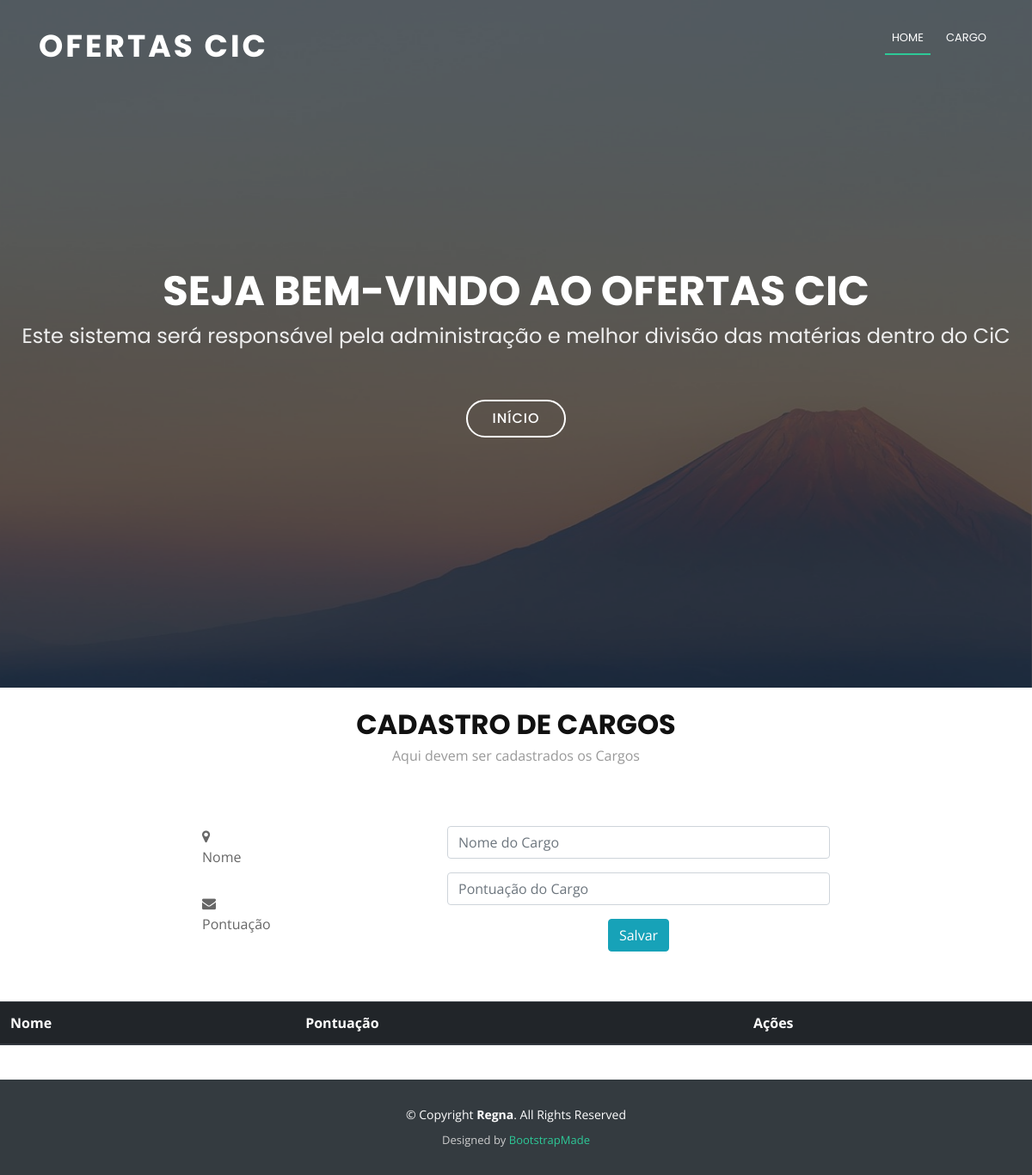
The page /cms/cadastroCargo/ on the database as committed earlier.
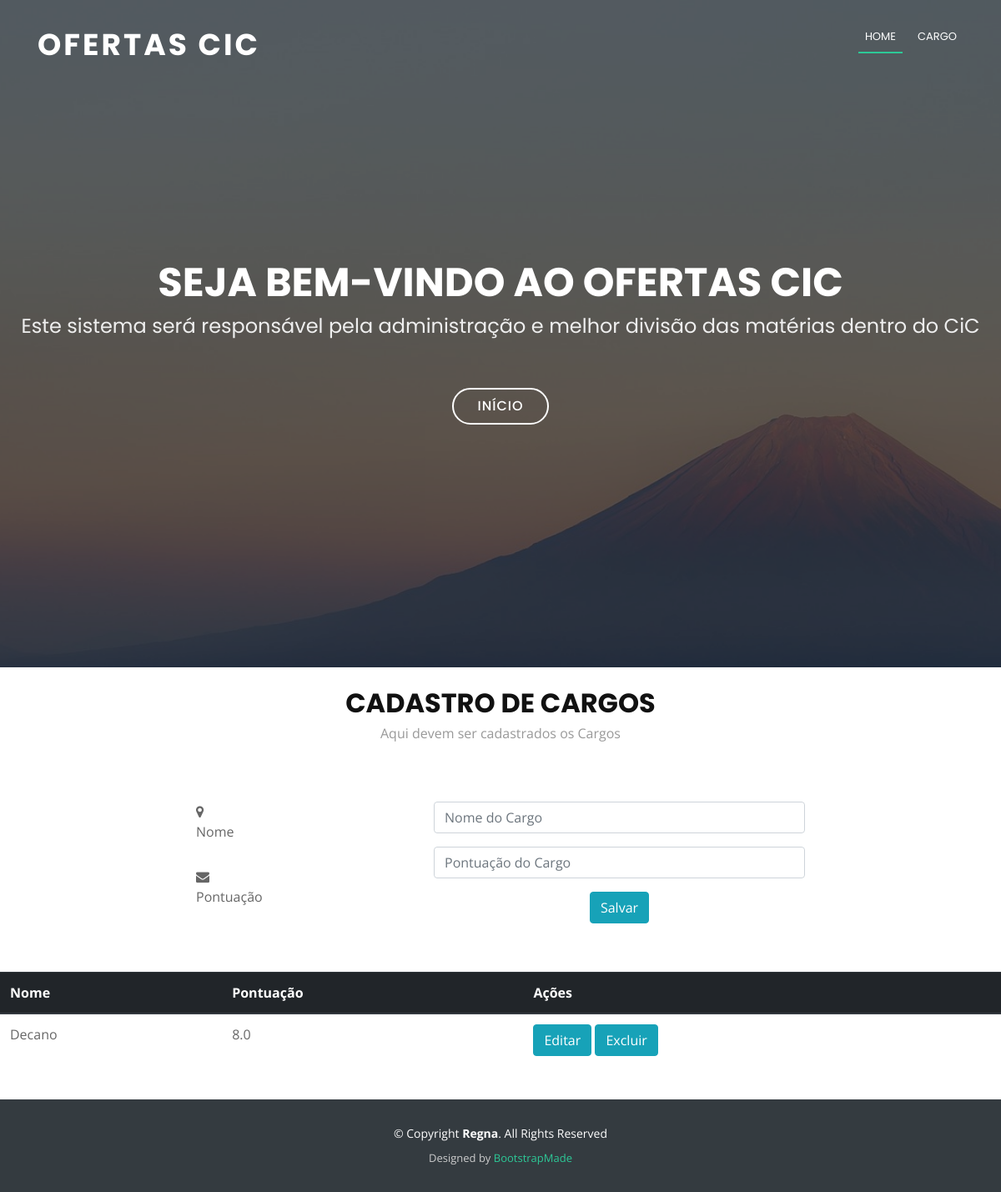
The same page on the database as committed later.
### cms/models.py (models this page shows)
class cargo (models.Model):
    id_cargo = models.AutoField(primary_key = True)
    nome = models.CharField('Nome do cargo', max_length = 500)
    ativo = models.BooleanField(default = True)
    pontos = models.FloatField('Cadastro dos pontos', null = False, default = 0.0)
    objects = cargo_manager()

### cms/views.py (the view)
def cadastroCargo(request):
    context = {}
    if request.method == 'POST':
        form = CargoForm()
        nome = request.POST.get('nome')
        print(nome + '\n')
        pontos = request.POST.get('ponto')
        print(pontos + '\n')
        idCargo = request.GET.get('editar')
        print(str(idCargo) + '\n')
        cargoSalvar = cargo()
        if idCargo != None:
            cargoSalvar.id_cargo = idCargo
        cargoSalvar.nome = nome
        cargoSalvar.pontos = pontos
        cargoSalvar.ativo = True
        print('Cheguei no salva \n')
        form.salvar(cargoSalvar)
        cargos = form.carregarCargosAlfabetico()
        return redirect('cadastroCargo')
    else:
        idCargo = request.GET.get('editar')
        if idCargo != None:
            form = CargoForm()
            cargos = form.carregarCargosAlfabetico()
            cargoEditar = form.retornarCargoPorId(idCargo)
            context['nome'] = cargoEditar.nome
            context['ponto'] = str(cargoEditar.pontos)
            print(str(cargoEditar.pontos) + '\n')
        else:
            idCargo = request.GET.get('excluir')
            if idCargo != None:
                form = CargoForm()
                form.excluir(idCargo)
                cargos = form.carregarCargosAlfabetico()
            else:
                form = CargoForm()
                cargos = form.carregarCargosAlfabetico()
    context['cargos'] = cargos
    context['form'] = form
    template_name = 'oferta/cadastroCargo.html'
    return render(request, template_name, context)

### cms/forms.py (shortened to what this page needs)
class CargoForm(forms.ModelForm):
    def carregarCargosAlfabetico(self):
        return cargo.objects.retornarTodosAlfabetico()
    class Meta:
        model = cargo
        fields = ('id_cargo', 'nome', 'ativo','pontos')

### cms/models.py (called while the page is built)
    def retornarTodosAlfabetico(self):
        return self.all().order_by('nome')

### cms/templates/oferta/cadastroCargo.html (shortened to what this page needs)
{% extends "base.html" %}
{% load static  %}
{% block navbar %}
<ul class="nav-menu">
          <li class="menu-active"><a href="{% url 'index' %}">Home</a></li>
  <li><a href="#cargo">Cargo </a></li>
        </ul>
{% endblock %}
{% block content %}
<br id="contact">
        <div class="section-header">
          <h3 class="section-title">Cadastro de Cargos</h3>
          <p class="section-description">Aqui devem ser cadastrados os Cargos</p>
        </div>
<div class="container wow fadeInUp">
        <div class="row justify-content-center">
          <div class="col-lg-3 col-md-4">
            <div class="info">
              <div>
                <i class="fa fa-map-marker"></i>
                <p>Nome</p>
              </div>
                <div>
                <i class="fa fa-envelope"></i>
                <p>Pontuação</p>
              </div>
            </div>
          </div>
          <div class="col-lg-5 col-md-8">
            <div class="form">
              <form action="#cargo" method="post">
                <div class="form-group">
                  <input type="text" name="nome" class="form-control" value="{{nome}}" id="name" placeholder="Nome do Cargo" data-rule="minlen:4" data-msg="Por favor digite pelo 4 caracteres" />
                </div>
                  <div class="form-group">
                  <input type="number" step="0.01" class="form-control" value="{{ponto}}" name="ponto" id="email" placeholder="Pontuação do Cargo"/>
                </div>
                <div class="text-center"><button  class="btn btn-info"type="submit">Salvar</button></div>
              </form>
            </div>
          </div>
        </div>
      </div>
      <form method="get" action="#cargo" >
      <table class="table">
        <thead class="thead-dark">
          <tr>
            <th scope="col">Nome</th>
              <th scope="col">Pontuação</th>
            <th scope="col">Ações</th>
          </tr>
        </thead>
        <tbody>
          {% for cg in cargos %}
          <tr>
            <td>
              {{cg.nome}}
            </td>
               <td>
              {{cg.pontos}}
            </td>
              <td>
               <button class="btn btn-info" type="submit" value="{{cg.id_cargo}}" name="editar" > Editar  </button>
               <button class="btn btn-info" type="submit" value="{{cg.id_cargo}}" name="excluir"> Excluir </button>
            </td>
          </tr>
          {% endfor %}
        </tbody>
        </table>
        </form>
{% endblock %}

Rows that differ between the two databases and show on the page:
added cargo: nome "Decano", pontos "8.0", {{ cg.id_cargo }} 3 (drawn)
